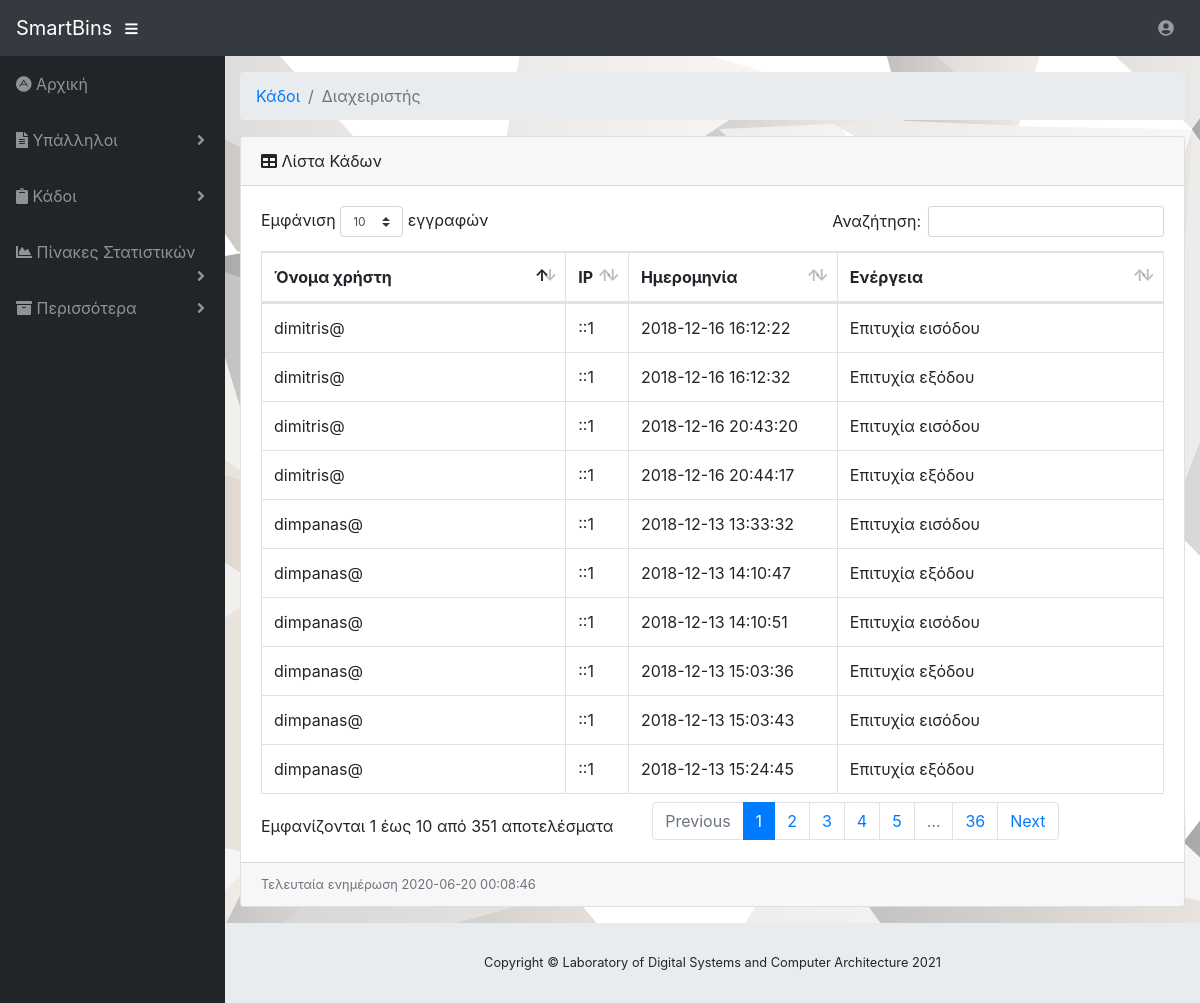
The page /admin_logfiles_list.php (signed in) on the database its author committed.
### tables this page shows
CREATE TABLE `logfiles` (
  `id` int(11) NOT NULL,
  `ip` varchar(255) NOT NULL,
  `userid` int(11) NOT NULL,
  `timestamp` timestamp NOT NULL DEFAULT CURRENT_TIMESTAMP,
  `action` varchar(255) NOT NULL
);

CREATE TABLE `users` (
  `id` int(200) NOT NULL,
  `name` char(30) NOT NULL,
  `age` int(10) DEFAULT NULL,
  `address` varchar(200) DEFAULT NULL,
  `username` varchar(200) DEFAULT NULL,
  `email` varchar(100) DEFAULT NULL,
  `password` varchar(200) DEFAULT NULL,
  `role` tinyint(4) NOT NULL,
  `status` tinyint(4) NOT NULL,
  `reset` varchar(12) NOT NULL,
  `rememberMe` varchar(32) DEFAULT NULL
);

### includes/headers.php (called while the page is built, shortened)
<?php
$logfile=array(
    '101' => "Επιτυχία εισόδου",
    '102' => "Αποτυχία εισόδου",
    '103' => "Επιτυχία προσθήκης κάδου",
    '104' => "Αποτυχία προσθήκης κάδου",
    '105' => "Επιτυχία εξόδου",
    '106' => "Επιτυχία προσθήκης υπαλλήλου",
    '107' => "Αποτυχία προσθήκης υπαλλήλου",
    '108' => "Επιτυχία επεξεργασίας υπαλλήλου",
    '109' => "Αποτυχία επεξεργασίας υπαλλήλου",
    '110' => "Επιτυχία επεξεργασίας κάδου",
    '111' => "Αποτυχία επεξεργασίας κάδου",
    '112' => "Επιτυχία επαναφοράς κάδου",
    '113' => "Αποτυχία επαναφοράς κάδου",
    '114' => "Επιτυχία επαναφοράς υπαλλήλου",
    '115' => "Αποτυχία επαναφοράς υπαλλήλου",
    '116' => "Επιτυχία διαγραφής υπαλλήλου",
    '117' => "Αποτυχία διαγραφής υπαλλήλου",
    '118' => "Επιτυχία διαγραφής κάδου",
    '119' => "Αποτυχία διαγραφής κάδου",
    '120' => "Επιτυχία ανανέωσης διαχειριστή",
    '121' => "Αποτυχία ανανέωσης διαχειριστή"
);

### admin_logfiles_list.php (the view, shortened to what this page needs)
<?php
require 'includes/functions.php';
$logs=select_logfiles_sql();
$sql="SELECT max(timestamp) FROM logfiles " ;
$lastUpdate=get_last_update($sql);
echo"
<ol class='breadcrumb'>
            <li class='breadcrumb-item'>
              <a href='#'>" .  __('Κάδοι')  . "</a>
            </li>
            <li class='breadcrumb-item active'>" .  __('Διαχειριστής')  . "</li>
</ol>";
echo "
 <div class=\"card mb-3\">
            <div class=\"card-header\">
              <i class=\"fas fa-table\"></i>
              ".  __('Λίστα Κάδων')  ."</div>
            <div class=\"card-body\">
              <div class=\"table-responsive\">
                <table class=\"table table-bordered\" id=\"dataTable\" width=\"100%\" cellspacing=\"0\">
                  <thead>
                    <tr>
                      <th>".  __('Όνομα χρήστη')  ."</th>
                      <th>".  __('ΙΡ')  ."</th>
                      <th>".  __('Ημερομηνία')  ."</th>
                      <th>".  __('Ενέργεια')  ."</th>
                    </tr>
                  </thead>
                   <tbody>";
foreach($logs as $log ){
    $action= $logfile[$log->action];
    if($log->username==""){
        $username='Μη καταχωρημένο όνομα χρήστη';
    }else
        $username=$log->username;
    echo"
    <tr>
        <td>" .$username. "</td>
        <td>" .$log->ip. "</td>
        <td>" .$log->timestamp. "</td>
        <td>" .$action. "</td>
    </tr>";
}
    echo "
                  </tbody>
                </table>
              </div>
            </div>
            <div class=\"card-footer small text-muted\">Τελευταία ενημέρωση " .$lastUpdate[0]. "</div>
 </div>
";
?>

### rows shown on the page
logfiles: userid.username "dimpanas@", ip "::1", timestamp "2018-12-13 13:33:32", action "Επιτυχία εισόδου"
logfiles: userid.username "dimpanas@", ip "::1", timestamp "2018-12-13 14:10:47", action "Επιτυχία εξόδου"
logfiles: userid.username "dimpanas@", ip "::1", timestamp "2018-12-13 14:10:51", action "Επιτυχία εισόδου"
logfiles: userid.username "dimpanas@", ip "::1", timestamp "2018-12-13 15:03:36", action "Επιτυχία εξόδου"
logfiles: userid.username "dimpanas@", ip "::1", timestamp "2018-12-13 15:03:43", action "Επιτυχία εισόδου"
logfiles: userid.username "dimpanas@", ip "::1", timestamp "2018-12-13 15:24:45", action "Επιτυχία εξόδου"
logfiles: userid.username "dimitris@", ip "::1", timestamp "2018-12-16 16:12:22", action "Επιτυχία εισόδου"
logfiles: userid.username "dimitris@", ip "::1", timestamp "2018-12-16 16:12:32", action "Επιτυχία εξόδου"
logfiles: userid.username "dimitris@", ip "::1", timestamp "2018-12-16 20:43:20", action "Επιτυχία εισόδου"
logfiles: userid.username "dimitris@", ip "::1", timestamp "2018-12-16 20:44:17", action "Επιτυχία εξόδου"

### other values the page prints
__('Αρχική') "Αρχική"
__('Υπάλληλοι') "Υπάλληλοι"
__('Κάδοι') "Κάδοι"
__('Πίνακες Στατιστικών') "Πίνακες Στατιστικών"
__('Περισσότερα') "Περισσότερα"
__('Διαχειριστής') "Διαχειριστής"
__('Λίστα Κάδων') "Λίστα Κάδων"
__('Όνομα χρήστη') "Όνομα χρήστη"
__('ΙΡ') "ΙΡ"
__('Ημερομηνία') "Ημερομηνία"
__('Ενέργεια') "Ενέργεια"
$lastUpdate[0] "2020-06-20 00:08:46"
